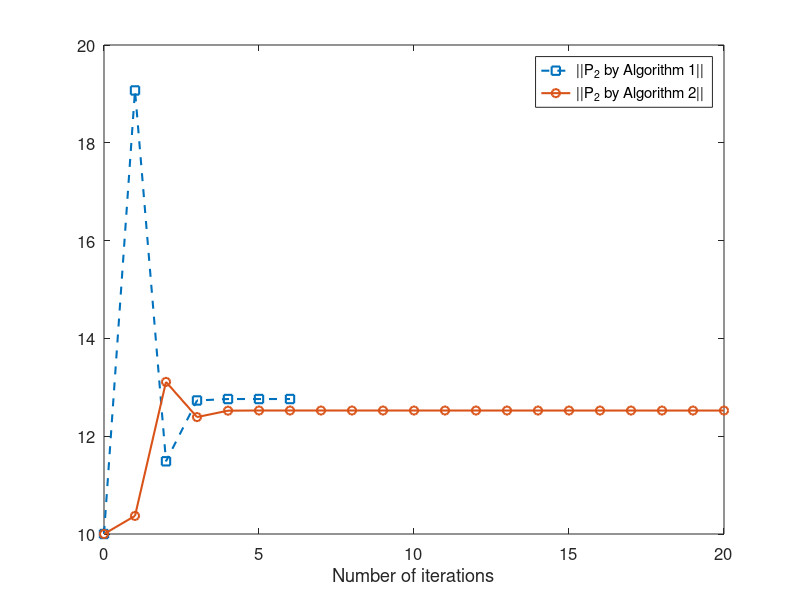
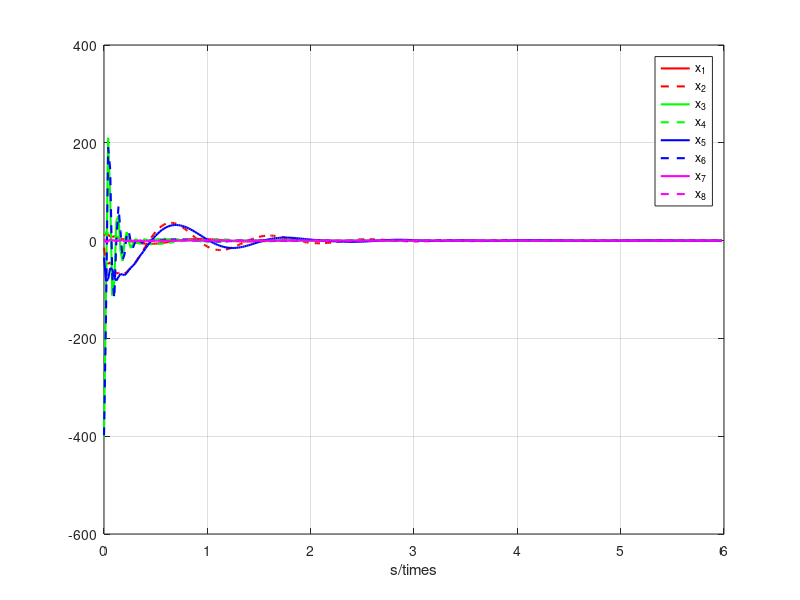
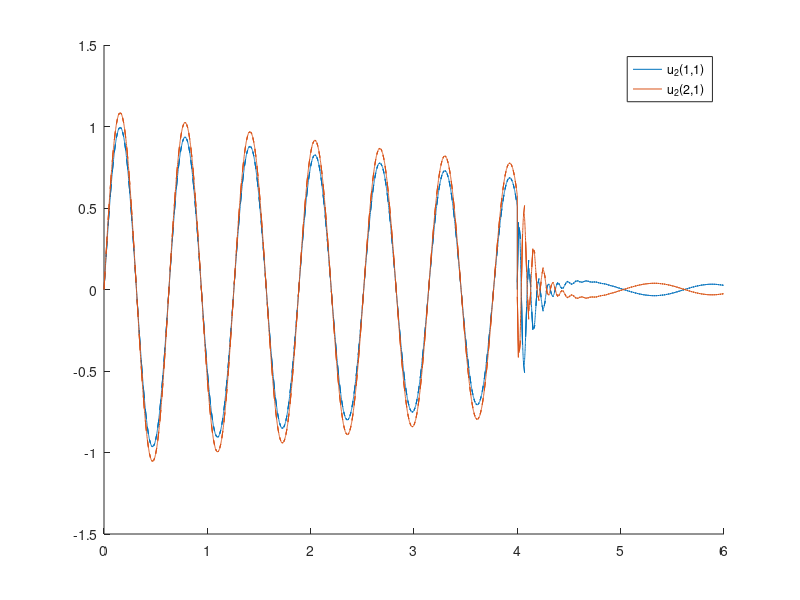

Reproduce these figures in MATLAB, in order.
function []=fuzzy_RL()
clc;
close all;
clear;
x_save=[];
t_save=[];
u1_save = [];
t1_save =[];
flag=1;  

mc = 685;
dfm = 1.35;
drm = 1.55;
mfw = 42;
mrw = 45;
pa = 1380;
sf1 = 17500;
sr1 = 21000;
sf2 = 210000;
sr2 = 210000;
sfw = 1100;
srw = 1100;
l1 = 1/mc + dfm^2/pa;
l2 = 1/mc - dfm*drm/pa;
l3 = 1/mc + drm^2/pa;
v=1e-2/pi;

A =  [0         1         -1         0          0        0      0         0
    -l1*sf1+10000*l1*v   -l1*sfw    l1*sfw    -l2*sr1+10000*l2    -l2*srw   l2*srw   0         0
    sf1/mfw-10000*v/mfw    sfw/mfw   -sfw/mfw     0         0         0    -sf2/mfw    0    
       0         0         0          0         1         -1     0         0
    -l2*sf1+10000*l2*v    -l2*sfw   l3*sfw    -l3*sr1+10000*l3    -l3*srw    l3*srw  0         0
      0          0         0       sr1/mrw+(-10000/mrw)    srw/mrw  -srw/mrw  0       -sr2/mrw
      0          0         1         0          0         0      0        0
      0          0         0         0          0         1      0        0]
  A2 = A; 

B=[  0    0
    l1    l2
   -1/mfw  0
    0      0
    l2     l3
    0     -1/mrw
    0      0
    0      0];

D=[0 0
   0 0
   0 0
   0 0
   0 0
   0 0
   -1 0
   0 -1];

[xn,un]=size(B);
[xn,wn]=size(D);

Q=0.1*diag([1 1 1 1 1 1 1 1]);
R=1*eye(2);
r=1.2;
K=zeros(un,xn); 
L=zeros(wn,xn);
N=200; 
T=.02;
x0=10*[0.5;0.8;0.5;0.8;0.8;0.8;0.8;0.8];
i1=(rand(1,100)-.5)*1000;
i2=(rand(1,100)-.5)*1000;

Dxx=[];XX=[];XU=[]; XW=[]; 
X=[x0;kron(x0',x0')';kron(x0,zeros(un,1));kron(x0,zeros(wn,1))]';

for i=1:N
    [t,X]=ode45(@mysys, [(i-1)*T,i*T],X(end,:));
    size(X);
    Dxx=[Dxx;kron(X(end,1:xn),X(end,1:xn))-kron(X(1,1:xn),X(1,1:xn))];
    XX=[XX;X(end,xn+1:xn+xn^2)-X(1,xn+1:xn+xn^2)];
    XU=[XU;X(end,xn+xn^2+1:xn+xn^2+xn*un)-X(1,xn+xn^2+1:xn+xn^2+xn*un)];
    XW=[XW;X(end,xn+xn^2+xn*un+1:end)-X(1,xn+xn^2+xn*un+1:end)];
    size(XX);
    size(XU);
    size(XW);
    x_save=[x_save;X(end,1:8)];
    t_save=[t_save;t];
end

Dxx=processing_Dxx(Dxx); 
P_old=zeros(xn);P=10*eye(xn);
it=0;
p_save=[10];
k_save=[];

while norm(P-P_old)>1e-7 && it<20  
    it=it+1;
    P_old=P;
    QK=Q+K'*R*K-r^2*L'*L;
    X2=XX*kron(eye(xn),K');
    X3=XX*kron(eye(xn),L');
    size(Dxx);
    size(-X2-XU);
    size(X3-XW);
  
    X1=[Dxx, -X2-XU, 2*r*r*(X3-XW)];
    Y=-XX*QK(:);
    pp=X1\Y;
    P=reshape_p(pp)
    p_save=[p_save,norm(P)];
    BPv1=pp(end-(xn*un+xn*wn-1):end-(xn*wn));
    BPv2=pp(end-(xn*wn-1):end);
    K=reshape(BPv1,un,xn)
    L=reshape(BPv2,wn,xn)
end

P;
sprintf(' %.8f',K)
sprintf(' %.8f',L)

K2=K;
L2=L

for i=N+1 :300
        [t,X]=ode45(@mysys, [(i-1)*T,i*T],X(end,:));
        x_save=[x_save;X(end,1:8)];

end
size(x_save);
load ('Algo1_1.mat','P20_save');
figure(1); box on; hold on;
plot([0:length(P20_save)-1],P20_save,'s--','LineWidth',1.5)
plot([0:length(p_save)-1],p_save,'o-','LineWidth',1.5)
legend('||P_2 by Algorithm 1||','||P_2 by Algorithm 2||')
xlabel('Number of iterations')
set(gca, 'FontSize', 12)

figure(2) 
plot([0:length(x_save)-1]*0.02,x_save(:,1),'r-','LineWidth',1.5);hold on;
plot([0:length(x_save)-1]*0.02,x_save(:,2),'r--','LineWidth',1.5);hold on;
plot([0:length(x_save)-1]*0.02,x_save(:,3),'g-','LineWidth',1.5);hold on;
plot([0:length(x_save)-1]*0.02,x_save(:,4),'g--','LineWidth',1.5);hold on;
plot([0:length(x_save)-1]*0.02,x_save(:,5),'b-','LineWidth',1.5);hold on;
plot([0:length(x_save)-1]*0.02,x_save(:,6),'b--','LineWidth',1.5);hold on;
plot([0:length(x_save)-1]*0.02,x_save(:,7),'m-','LineWidth',1.5);hold on;
plot([0:length(x_save)-1]*0.02,x_save(:,8),'m--','LineWidth',1.5);
grid on; box on;
legend('x_1','x_2','x_3','x_4','x_5','x_6','x_7','x_8')
xlabel('s/times')

figure();hold 
plot(t1_save, u1_save);
legend('u_2(1,1)','u_2(2,1)')

function dX=mysys(t,X)
        x=X(1:xn);
        u=zeros(1,un);
        w=zeros(1,wn);
               
        if t>=N*T   
            flag=0;
        end
        if flag==1
              u=1*[exp(-0.1*t)*sin(10*t)+0.01*sin(10*t);exp(-0.1*t)*sin(10*t)+0.1*sin(10*t)]; % constructing the
            w=1*[exp(-0.01*t)*sin(100*t)+0.01*sin(15*t);exp(-0.01*t)*sin(10*t)+0.1*sin(10*t)];  % exploration noise
        else
            u=-K*x;
            w=L*x;
        end
        
        u1_save=[u1_save u];
        t1_save=[t1_save t];
                
        dx=A*x+B*u+D*w;
        dxx=kron(x',x')';
        dux=kron(x',u')';
        dwx=kron(x',w')';
        dX=[dx;dxx;dux;dwx];
end

    function P=reshape_p(p)
        P=zeros(xn);
        ij=0;
        for i=1:xn
            
            for j=1:i
                ij=ij+1;
                P(i,j)=p(ij);
                P(j,i)=P(i,j);
            end
        end
    end

    function Dxx=processing_Dxx(Dxx)
        ij=[]; ii=[];
        for i=1:xn
            ii=[ii (i-1)*xn+i];
        end
        for i=1:xn-1
            for j=i+1:xn
                ij=[ij (i-1)*xn+j];
            end
        end
        Dxx(:,ii)=Dxx(:,ii)/2;
        Dxx(:,ij)=[];
        Dxx=Dxx*2;
    end
end





